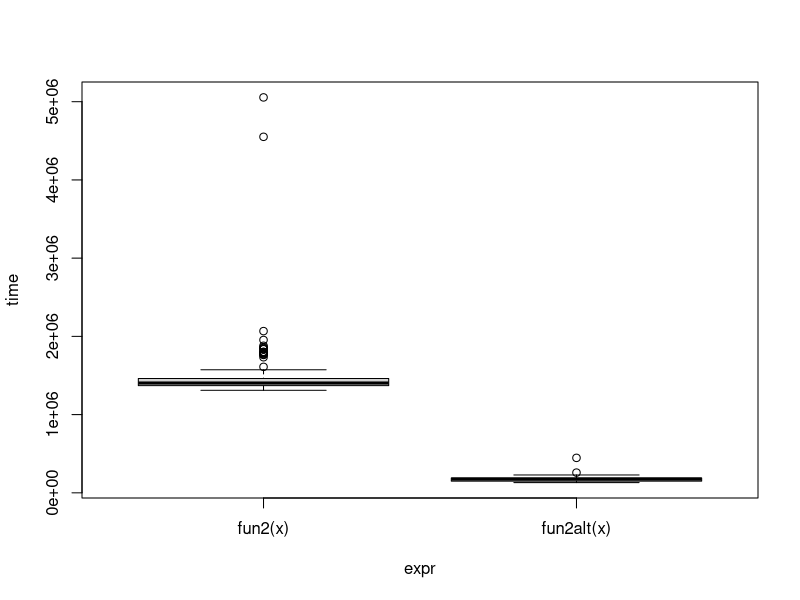
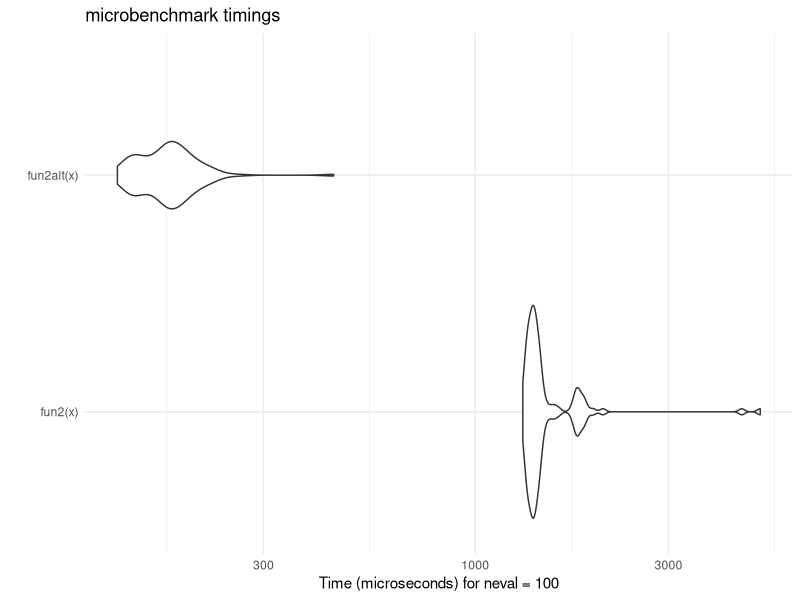

Here is the R script that generated these plots, in order: (Note: this script raises an error after producing the figures.)
## ---- chunk 1
library(parallel)
library(microbenchmark)
library(dplyr)
## ---- chunk 2
fun1 <- function(n = 100, k = 4, lambda = 4) {
  x <- NULL
  
  for (i in 1:n)
    x <- rbind(x, rpois(k, lambda))
  
  return(x)
}

fun1alt <- function(n = 100, k = 4, lambda = 4) {
  matrix(rpois(n*k, lambda = lambda), ncol = k)
  
}

# Benchmarking
microbenchmark::microbenchmark(
  fun1(100),
  fun1alt(100),
  unit = "ns"
)
## ---- chunk 3
# Data Generating Process (10 x 10,000 matrix)
set.seed(1234)
x <- matrix(rnorm(1e4), nrow=10)

# Find each column's max value
fun2 <- function(x) {
  apply(x, 2, max)
}

fun2alt <- function(x) {
  x[cbind(max.col(t(x)), 1:ncol(x))]
}

# Benchmarking
bench <- microbenchmark::microbenchmark(
  fun2(x),
  fun2alt(x),
  unit = "us"
)

plot(bench)
ggplot2::autoplot(bench) +
  ggplot2::theme_minimal()
## ---- chunk 4
my_boot <- function(dat, stat, R, ncpus = 1L) {
  
  # Getting the random indices
  n <- nrow(dat)
  idx <- matrix(sample.int(n, n*R, TRUE), nrow=n, ncol=R)
 
  # Making the cluster using `ncpus`
  cl <- makePSOCKcluster(ncpus)
  # STEP 2: GOES HERE
  # on.exit(stopCluster(cl))
  clusterExport(cl, varlist = c("idx", "dat", "stat"), envir = environment())
  
  
  # STEP 3: THIS FUNCTION NEEDS TO BE REPLACED WITH parLapply
  ans <- parLapply(cl, seq_len(R), function(i) {
    stat(dat[idx[,i], , drop=FALSE])
  })
  
  # Coercing the list into a matrix
  ans <- do.call(rbind, ans)
  
  # STEP 4: GOES HERE
  stopCluster(cl)
  
  ans
  
}
## ---- chunk 5
# Bootstrap of a linear regression model
my_stat <- function(d) coef(lm(y~x, data = d)) 

# DATA SIM
set.seed(1)
n <- 500 
R <- 1e4
x <- cbind(rnorm(n)) 
y <- x*5 + rnorm(n)

# Check if we get something similar as lm
ans0 <- confint(lm (y~x))
cat("OLS CI \n")
print(ans0)

ans1 <- my_boot(dat = data.frame(x, y), my_stat, R = R, ncpus = 4)
qs <- c(0.025, 0.975)
cat("Bootstap CI \n")
print(t(apply(ans1, 2, quantile, probs = qs)))

## ---- chunk 6
# your code here
parallel::detectCores()

system.time(my_boot(dat = data.frame(x, y), my_stat, R = 4000, ncpus = 1L))

system.time(my_boot(dat = data.frame(x, y), my_stat, R = 4000, ncpus = 4L))
